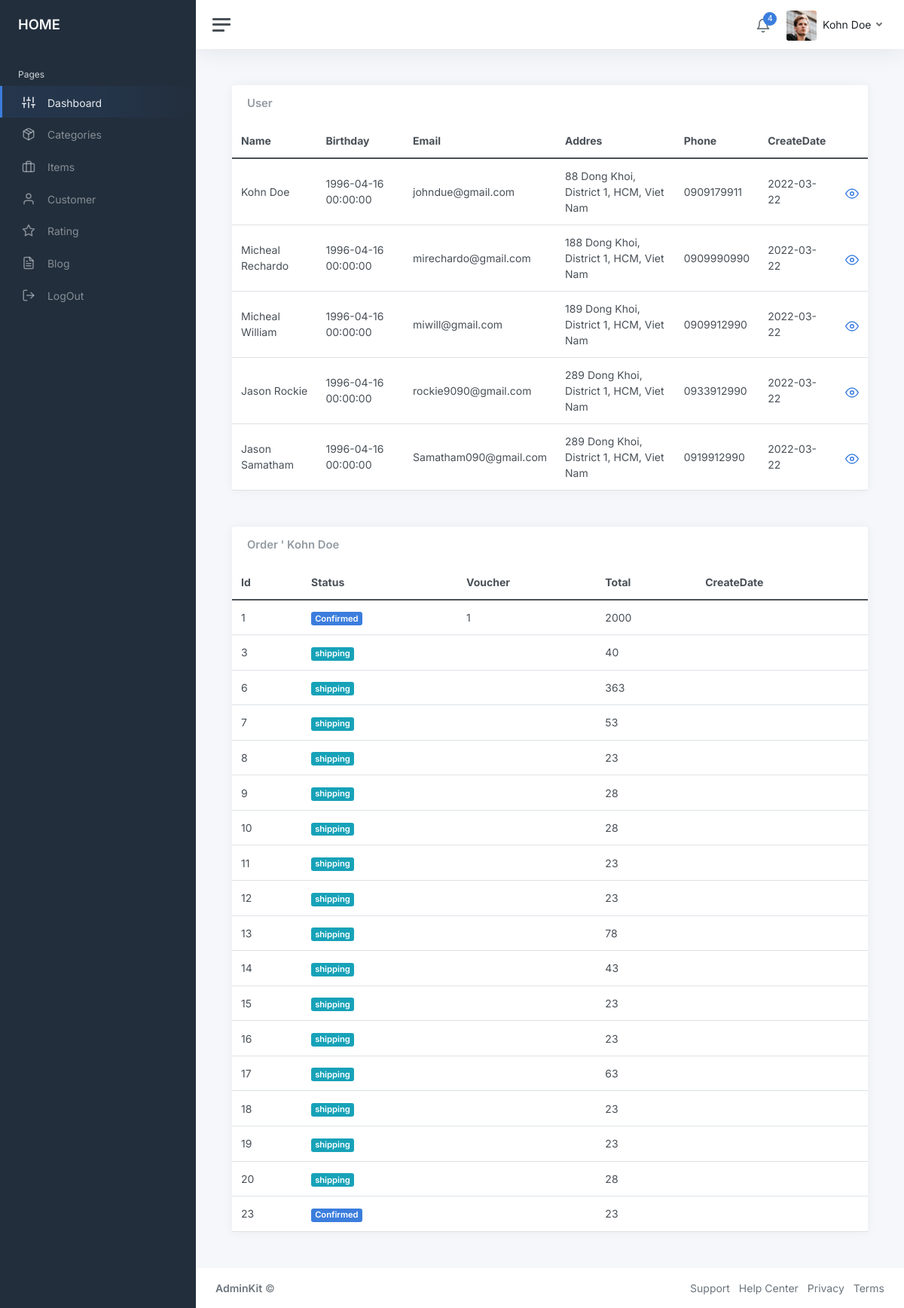
Page /admin/home.php?quanly=user&id=1 (signed in) on the committed database.
### tables this page shows
CREATE TABLE `users` (
  `id` int(11) NOT NULL,
  `name` varchar(255) NOT NULL,
  `dateOfBirth` datetime NOT NULL,
  `email` varchar(255) NOT NULL,
  `role` enum('client','admin') NOT NULL DEFAULT 'client',
  `password` varchar(255) NOT NULL,
  `image` varchar(255) DEFAULT NULL,
  `status` tinyint(1) DEFAULT 1,
  `address` varchar(255) NOT NULL,
  `phone_no` varchar(255) NOT NULL,
  `createdAt` date NOT NULL DEFAULT current_timestamp()
);

CREATE TABLE `orders` (
  `id` int(11) NOT NULL,
  `user_id` int(11) NOT NULL,
  `status` enum('confirmed','cancelled','completed','shipping') DEFAULT NULL,
  `voucher` int(11) DEFAULT NULL,
  `total` int(11) NOT NULL,
  `ghn_id` varchar(50) DEFAULT NULL
);

### admin/pages-blank.php (the view)
<?php
include_once('../database/connect.php');
?>
			<main class="content">
				<div class="container-fluid p-0">
					<div class="col-12 col-lg-12 col-xxl-12 d-flex">
							<div class="card flex-fill">
								<div class="card-header">
									<h5 class="card-title mb-0">User</h5>
								</div>
								<table class="table table-hover my-0">
									<thead>
										<tr>
											<th>Name</th>
											<th class="d-none d-xl-table-cell">Birthday</th>
											<th class="d-none d-xl-table-cell">Email</th>
											<th class="d-none d-xl-table-cell">Addres</th>
											<th class="d-none d-md-table-cell">Phone</th>
											<th class="d-none d-md-table-cell">CreateDate</th>
										</tr>
									</thead>
									<tbody>
									<?php
										$custom=mysqli_query($con,"SELECT * from users where role='client'");
										while($row_custom=mysqli_fetch_array($custom)){
									?>
										<tr>
											<td><?php echo $row_custom['name'] ?></td>
											<td class="d-none d-xl-table-cell"><?php echo $row_custom['dateOfBirth'] ?></td>
											<td class="d-none d-xl-table-cell"><?php echo $row_custom['email'] ?></td>
											<td class="d-none d-xl-table-cell"><?php echo $row_custom['address'] ?></td>
											<td class="d-none d-md-table-cell"><?php echo $row_custom['phone_no'] ?></td>
											<td class="d-none d-md-table-cell"><?php echo $row_custom['createdAt'] ?></td>
											<td><a href="?quanly=user&id=<?php echo $row_custom['id']?>" class="align-middle"> <i class="align-middle" data-feather="eye"></i></a></td>
										</tr>
										<?php
										}
										?>
									</tbody>
								</table>
							</div>
						</div>
				</div>
			</main>
<?php if(isset($_GET['id']))
	{
		$id_cus=$_GET['id'];
?>
			<main class="content pt-0">
				<div class="container-fluid p-0">
					<div class="col-12 col-lg-12 col-xxl-12 d-flex">
							<div class="card flex-fill">
							<div class="card-header">
								<?php
										$name=mysqli_query($con,"SELECT * from users where id=$id_cus");
										$row_name=mysqli_fetch_array($name);
										$order_cus=mysqli_query($con,"SELECT * from orders where user_id=$id_cus");
									?>
									<h5 class="card-title mb-0">Order ' <?php echo $row_name['name'] ?></h5>
							</div>
								<table class="table table-hover my-0">
									<thead>
										<tr>
											<th>Id</th>
											<th class="d-none d-xl-table-cell">Status</th>
											<th class="d-none d-xl-table-cell">Voucher</th>
											<th class="d-none d-xl-table-cell">Total</th>
											<th class="d-none d-md-table-cell">CreateDate</th>
										</tr>
									</thead>
									<tbody>
									<?php
										while($row_order_cus=mysqli_fetch_array($order_cus)){
									?>
										<tr>
											<td class="d-none d-xl-table-cell"><?php echo $row_order_cus['id'] ?></td>
											<?php
												if ($row_order_cus['status']=='confirmed')
												{
											?>
											<td><span class="badge bg-primary">Confirmed</span></td>
											<?php
												}elseif($row_order_cus['status']=='cancelled')
												{
											?>
											<td><span class="badge bg-danger">Cancelled</span></td>
											<?php
												}elseif($row_order_cus['status']=='completed')
												{
											?>
											<td><span class="badge bg-success">Completed</span></td>
											<?php
												}else
												{
											?>
											<td><span class="badge bg-info">shipping</span></td>
											<?php
												}
											?>
											<td class="d-none d-xl-table-cell"><?php echo $row_order_cus['voucher'] ?></td>
											<td class="d-none d-xl-table-cell"><?php echo $row_order_cus['total'] ?></td>
											<td class="d-none d-xl-table-cell"><?php echo $row_order_cus['createdAt'] ?></td>
										</tr>
										<?php
										}
										?>
									</tbody>
								</table>
							</div>
						</div>
				</div>
			</main>
<?php
	}
?>

### rows in the picture
users: name "Kohn Doe", dateOfBirth "1996-04-16 00:00:00", email "johndue@gmail.com", address "88 Dong Khoi, District 1, HCM, Viet Nam", phone_no "0909179911", createdAt "2022-03-22"
users: name "Micheal Rechardo", dateOfBirth "1996-04-16 00:00:00", email "mirechardo@gmail.com", address "188 Dong Khoi, District 1, HCM, Viet Nam", phone_no "0909990990", createdAt "2022-03-22"
users: name "Micheal William", dateOfBirth "1996-04-16 00:00:00", email "miwill@gmail.com", address "189 Dong Khoi, District 1, HCM, Viet Nam", phone_no "0909912990", createdAt "2022-03-22"
users: name "Jason Rockie", dateOfBirth "1996-04-16 00:00:00", email "rockie9090@gmail.com", address "289 Dong Khoi, District 1, HCM, Viet Nam", phone_no "0933912990", createdAt "2022-03-22"
users: name "Jason Samatham", dateOfBirth "1996-04-16 00:00:00", email "Samatham090@gmail.com", address "289 Dong Khoi, District 1, HCM, Viet Nam", phone_no "0919912990", createdAt "2022-03-22"
orders: id "1", status "Confirmed", voucher "1", total "2000"
orders: id "3", status "shipping", total "40"
orders: id "6", shows "shipping", total "363"
orders: id "7", shows "shipping", total "53"
orders: id "8", shows "shipping", total "23"
orders: id "9", shows "shipping", total "28"
orders: id "10", shows "shipping", total "28"
orders: id "11", shows "shipping", total "23"
orders: id "12", shows "shipping", total "23"
orders: id "13", shows "shipping", total "78"
orders: id "14", shows "shipping", total "43"
orders: id "15", shows "shipping", total "23"
orders: id "16", shows "shipping", total "23"
orders: id "17", shows "shipping", total "63"
orders: id "18", shows "shipping", total "23"
orders: id "19", shows "shipping", total "23"
orders: id "20", shows "shipping", total "28"
orders: id "23", status "Confirmed", total "23"

### other values in the picture
$_SESSION["dangnhap"] "Kohn Doe"
